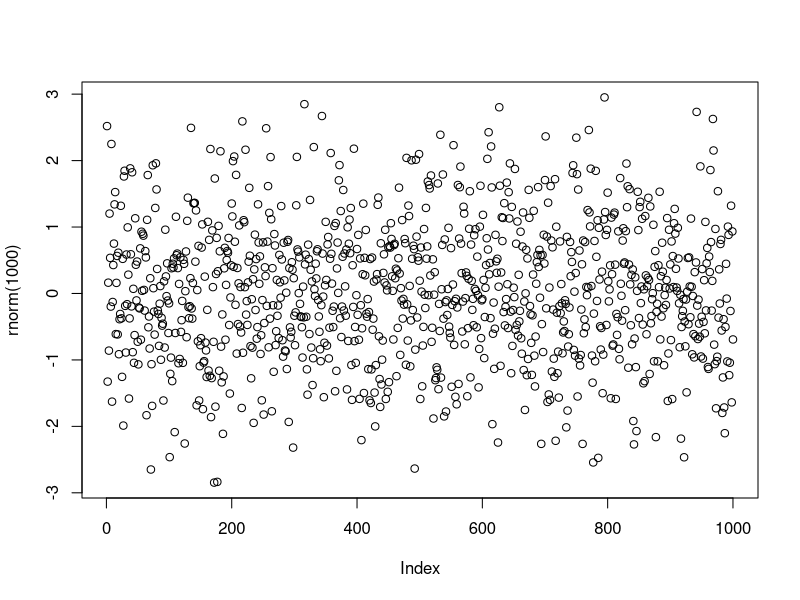

This chart was generated by the following R code:
## ---- chunk 1
knitr::opts_chunk$set(out.width = '80%', fig.align = 'center')
## ---- chunk 2
plot(rnorm(1000))
